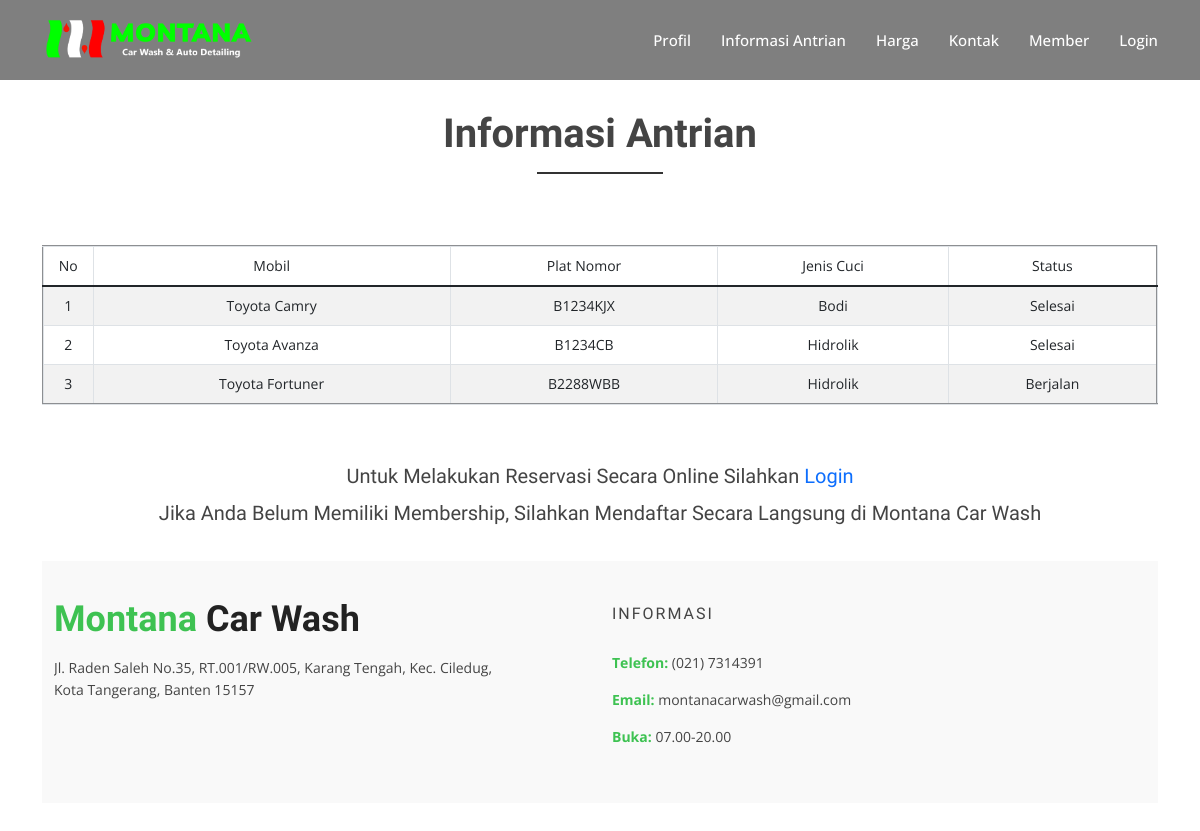
The page /antrian_guest.php on the database its author committed.
### tables this page shows
CREATE TABLE `antrian` (
  `id_antrian` int(12) NOT NULL,
  `namapelanggan_antrian` varchar(50) NOT NULL,
  `nohp_antrian` varchar(12) NOT NULL,
  `mobil_antrian` varchar(50) NOT NULL,
  `platnomor_antrian` varchar(50) NOT NULL,
  `jeniscuci_antrian` enum('Hidrolik','Normal','Bodi') NOT NULL,
  `member_antrian` enum('Tidak Member','Member') NOT NULL,
  `status_antrian` enum('Menunggu','Berjalan','Selesai') NOT NULL
);

### antrian_guest.php (the view, shortened to what this page needs)
<!DOCTYPE html>
<html lang="en">
<head>
  <link href="assets/vendor/animate.css/animate.min.css" rel="stylesheet">
  <link href="assets/vendor/bootstrap/css/bootstrap.min.css" rel="stylesheet">
  <link href="assets/vendor/bootstrap-icons/bootstrap-icons.css" rel="stylesheet">
  <link href="assets/vendor/boxicons/css/boxicons.min.css" rel="stylesheet">
  <link href="assets/vendor/glightbox/css/glightbox.min.css" rel="stylesheet">
  <link href="assets/vendor/swiper/swiper-bundle.min.css" rel="stylesheet">
  <link href="assets/css/gaya1.css" rel="stylesheet">
</head>
<body>
  <header id="header" class="fixed-top d-flex align-items-center">
    <div class="container d-flex justify-content-between">
      <div class="logo">
        <h1><a href="index.php"><img src="assets/img/logomontana.png" alt="Responsive image" class="img-fluid"></a></h1>
      </div>
      <nav id="navbar" class="navbar">
        <ul>
          <li><a href="index.php">Profil</a></li>
          <li><a href="antrian_guest.php">Informasi Antrian</a></li>
          <li><a href="harga_guest.php">Harga</a></li>
          <li><a href="kontak_guest.php">Kontak</a></li>
          <li><a href="login.php">Member</a></li>
          <li><a href="login.php">Login</a></li>
        </ul>
      </nav>
    </div>
  </header>
         <br><br>
    <div id="info" class="services-area area-padding">
      <div class="container">
        <div class="row">
          <div class="col-md-12 col-sm-12 col-xs-12">
            <div class="section-headline services-head text-center">
              <h2>Informasi Antrian</h2>
            </div>
          </div>
        </div>
        <table border="2" class="table table-bordered table-striped table-hover">
        <thead>
        <tr class="text-center">
                <td style="width: 50px;">No</td>
                <td>Mobil</td>
                <td>Plat Nomor</td>
                <td>Jenis Cuci</td>
				        <td>Status</td>
            </tr>
        </thead>
        <?php
        include "db_connection.php";
        $no = 1;
        $query = mysqli_query($conn, 'SELECT * FROM `antrian`');
        while ($data = mysqli_fetch_array($query)) {
        ?>
            <tr class="text-center">
                <td><?php echo $no++ ?></td>
                <td><?php echo $data['mobil_antrian'] ?></td>
                <td><?php echo $data['platnomor_antrian'] ?></td>
                <td><?php echo $data['jeniscuci_antrian'] ?></td>
				        <td><?php echo $data['status_antrian'] ?></td>
            </tr>
        <?php } ?>
        <br>
    <div class="text-center">
    <br><br>
    </table>
    <br><br>
    <div class="col-md-12 col-sm-12 col-xs-12">
            <div class="section-headline text-center">
			  <h5>Untuk Melakukan Reservasi Secara Online Silahkan <a href="login.php">Login</a></li></h5>
              <h5>Jika Anda Belum Memiliki Membership, Silahkan Mendaftar Secara Langsung di Montana Car Wash</h5>
			  <br>
            </div>
    </div>
  <footer>
    <div class="footer-area">
      <div class="container">
        <div class="row">
          <div class="col-md-6">
            <div class="footer-content">
              <div class="footer-head">
                <div class="footer-logo">
                  <h2><span>Montana </span>Car Wash</h2>
                </div>
                <p>Jl. Raden Saleh No.35, RT.001/RW.005, Karang Tengah, Kec. Ciledug,<br> Kota Tangerang, Banten 15157</p>
              </div>
            </div>
          </div>
          <div class="col-md-6">
            <div class="footer-content">
              <div class="footer-head">
                <h4>informasi</h4>
                <div class="footer-contacts">
                  <p><span>Telefon:</span> (021) 7314391</p>
                  <p><span>Email:</span> montanacarwash@gmail.com</p>
                  <p><span>Buka:</span> 07.00-20.00</p>
                </div>
              </div>
            </div>
          </div>
        </div>
      </div>
    </div>
  </footer>
</body>
</html>

### assets/css/gaya1.css (style rules this page uses)
html, body { height: 100%; }
img { max-width: 100%; height: auto; }
p { margin: 0 0 15px; color: #444; }
h1, h2, h3, h4, h5, h6 { font-family: "Radio Canada", sans-serif; margin: 0 0 15px; color: #444; font-weight: 500; }
h1 { font-size: 48px; line-height: 50px; }
h2 { font-size: 38px; line-height: 40px; }
h4 { font-size: 24px; line-height: 26px; }
h5 { font-size: 20px; line-height: 22px; }
a { transition: all 0.3s ease 0s; text-decoration: none; }
body { background: #fff none repeat scroll 0 0; color: #444; font-family: "Open Sans", sans-serif; font-size: 14px; text-align: left; overflow-x: hidden; line-height: 22px; }
ul { list-style: outside none none; margin: 0; padding: 0; }
.area-padding { padding: 70px 0px 80px; }
.section-headline h2 { display: inline-block; font-size: 40px; font-weight: 600; margin-bottom: 70px; position: relative; text-transform: capitalize; }
.section-headline h2::after { border: 1px solid #333; bottom: -20px; content: ""; left: 0; margin: 0 auto; position: absolute; right: 0; width: 40%; }
#header { height: 80px; transition: all 0.5s; z-index: 997; transition: all 0.5s; background: rgba(0, 0, 0, 0.5); }
#header .logo h1 { font-size: 36px; margin: 0; padding: 0; line-height: 1; font-weight: bold; }
#header .logo h1 a, #header .logo h1 a:hover { color: #fff; text-decoration: none; }
#header .logo img { padding: 0; margin: 0; max-height: 40px; }
.navbar { padding: 0; }
.navbar ul { margin: 0; padding: 0; display: flex; list-style: none; align-items: center; }
.navbar li { position: relative; }
.navbar a, .navbar a:focus { display: flex; align-items: center; justify-content: space-between; padding: 10px 0 10px 30px; font-size: 15px; font-weight: 500; color: #fff; white-space: nowrap; transition: 0.3s; }
.section-headline.services-head > h2 { margin-bottom: 25px; }
.footer-area { padding: 40px 0; background: #f9f9f9; }
.footer-head p { color: #444; }
.footer-head h4 { color: #444; font-size: 16px; letter-spacing: 2px; padding-bottom: 10px; text-transform: uppercase; }
.footer-logo { padding-bottom: 20px; }
.footer-logo h2 { color: #222; padding: 0; margin: 0; font-size: 36px; font-weight: bold; line-height: 1; }
.footer-logo h2 span { color: #3ec252; }
.footer-contacts p span { color: #3ec252; font-weight: 700; }
.footer-content { display: block; overflow: hidden; }

### rows shown on the page
antrian: mobil_antrian "Toyota Camry", platnomor_antrian "B1234KJX", jeniscuci_antrian "Bodi", status_antrian "Selesai"
antrian: mobil_antrian "Toyota Avanza", platnomor_antrian "B1234CB", jeniscuci_antrian "Hidrolik", status_antrian "Selesai"
antrian: mobil_antrian "Toyota Fortuner", platnomor_antrian "B2288WBB", jeniscuci_antrian "Hidrolik", status_antrian "Berjalan"
